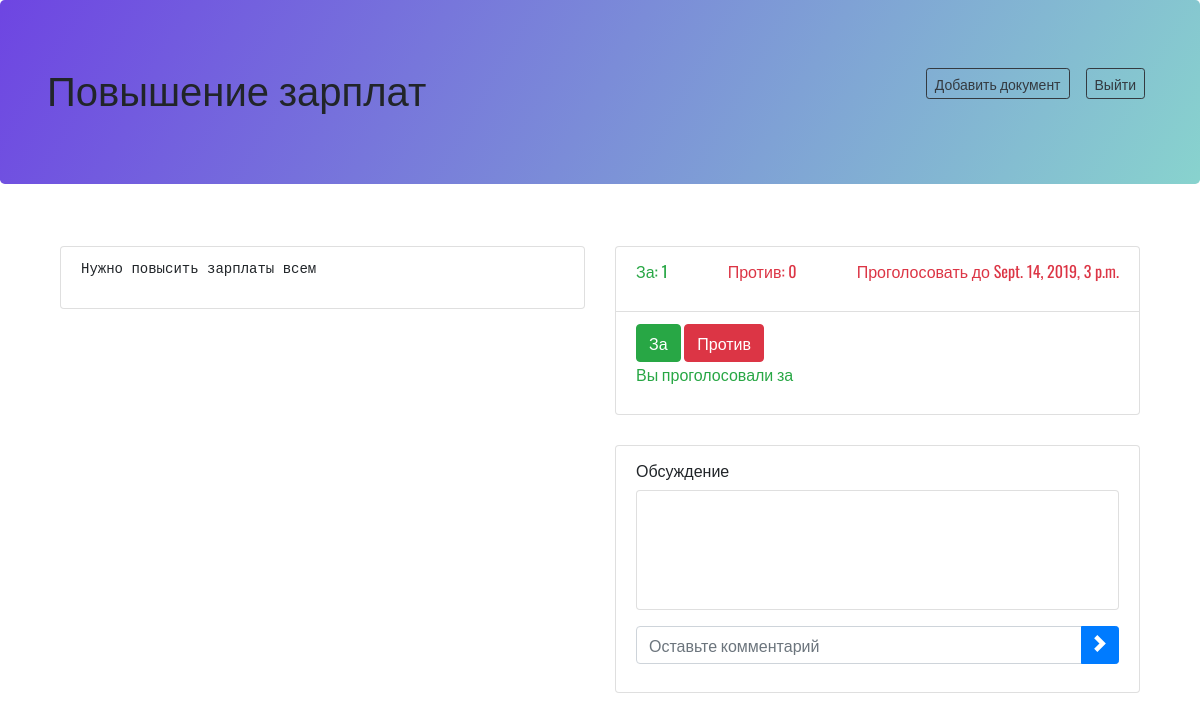
The page /docs/3 (signed in) on the database its author committed.
### vtbhackCognitio/apps/index/models.py (models this page shows)
class Document(models.Model):
    user_id = models.ManyToManyField(User)
    title = models.CharField('Title', max_length=200)
    text = models.TextField('Text')
    is_active = models.BooleanField('Active', default=True)
    end_date = models.DateTimeField('End date')

### vtbhackCognitio/apps/index/views.py (the view)
# urls.py: path('docs/<int:document_id>', views.document),
@login_required(login_url='/auth/')
def document(request, document_id):
    user = request.user
    try:
        document = user.document_set.get(id = document_id)
    except:
        return redirect('/permission_denied/')
    yes = 0
    no = 0
    comments = document.comment_set.all()
    results = document.result_set.all()
    for i in results:
        if (i.result == Result.YES):
            yes += 1
        elif (i.result == Result.NO):
            no += 1
    user_point = results.get(user = user)
    results = results.exclude(user = user)
    results = ResultSerializer(results, many=True)
    comments = CommentSerializer(comments, many=True)
    return render(request, 'index/document.html', {'document': document, 'results':results.data, 'yes': yes, 'no': no, 'comments': comments.data, 'user_point' : user_point})

### vtbhackCognitio/templates/index/document.html (shortened to what this page needs)
{% extends 'base.html' %}
{% block content %}
<main>
	<div class="jumbotron">
		<div class="container">
			<div class="row">
				<div class="col-7">
					<h1>{{ document.title }}</h1>
				</div>
				<div class="col-5">
					<div class="d-flex flex-column flex-sm-row justify-content-end">
						{% if user.is_staff%}
						<button type="button" class="btn btn-sm btn-outline-dark mx-2 my-1" data-toggle="modal"
							data-target="#mModal">Добавить документ</button>
						{% endif %}
						<a href='/logout/' class="btn btn-sm btn-outline-dark mx-2 my-1">Выйти</a>
					</div>
				</div>
			</div>
		</div>
	</div>
	<div class="container">
		<div class="tab-content" id="nav-tabContent">
			<div class="container">
				<div class="row">
					<div class="col-lg-6 padding">
						<li class="list-group-item"><pre>{{ document.text }}</pre></li>
					</div>
					<div class="col-lg-6 padding">
						<div class="row">
							<div class="col-sm-12">
								<div class="list-group-item">
									<div class="d-flex flex-row justify-content-between">
										<div>
											<p class="text-success">За: <span id='yes'>{{ yes }}</span></p>
										</div>
										<div>
											<p class="text-danger">Против: <span id='no'>{{ no }}</span></p>
										</div>
										<div>
											<p class="text-danger">Проголосовать до {{ document.end_date }}</p>
										</div>
									</div>
								</div>
								<div class="list-group-item">
									<button class="btn btn-success" onclick="yes()">За</button>
									<button class="btn btn-danger" onclick="no()">Против</button>
									<div id='user_point'>
									{% if user_point.result == 1 %}
									<p class="text-success">Вы проголосовали за</p>
									{% elif user_point.result == 0 %}
									<p class="text-danger">Вы проглосовали против</p>
									{% else %}
									<p class="text-warning">Вы ещё не проголосовали</p>
									{% endif %}
									</div>
								</div>
							</div>
							<div class="col-sm-12">
								<div class="list-group-item padding">
									<div class="form-group">
										<label>Обсуждение</label>
										<div id="textarea" class="card">
											<div class="container pt-1" id="chat">
											</div>
										</div>
									</div>
									<div class="row">
										<div class="col-12">
											<div class="form-group input-group">
												<input id='message' class="form-control"
													placeholder="Оставьте комментарий" type="text" required>
												<div class="input-group-append">
													<button type="button" onclick='post_message()'
														class="btn btn-sm btn-primary btn-block"><span
															class="carousel-control-next-icon"
															style="height:17px"></span></button>
												</div>
											</div>
										</div>
									</div>
								</div>
							</div>
						</div>
					</div>
				</div>
			</div>
		</div>
	</div>
</main>
{% endblock %}

### vtbhackCognitio/apps/index/static/css/main.css (style rules this page uses)
* { margin: 0px; padding: 0px; box-sizing: border-box; }
body, html { height: 100%; font-family: 'Oswald', sans-serif; }
input { outline: none; border: none; }
button { outline: none !important; border: none; background: transparent; }
.padding { margin-top:30px; }
.jumbotron { background-image: -moz-linear-gradient( 150deg, rgb(136,211,206) 0%, rgb(110,69,226) 100%); background-image: -webkit-linear-gradient( 150deg, rgb(136,211,206) 0%, rgb(110,69,226) 100%); background-image: -ms-linear-gradient( 150deg, rgb(136,211,206) 0%, rgb(110,69,226) 100%); }
#textarea { -moz-appearance: textfield-multiline; -webkit-appearance: textarea; height: 10vw; overflow: auto; }

### rows shown on the page
Document: title "Повышение зарплат", text "Нужно повысить зарплаты всем", end_date "Sept. 14, 2019, 3 p.m."

### other values the page prints
{{ yes }} "1"
{{ no }} "0"
